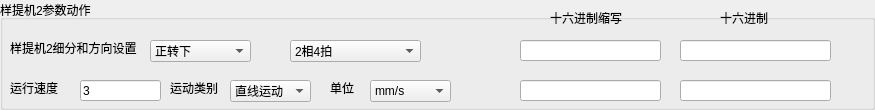
  <widget class="QGroupBox" name="groupBox_2">
   <property name="geometry">
    <rect>
     <x>10</x>
     <y>210</y>
     <width>875</width>
     <height>110</height>
    </rect>
   </property>
   <property name="title">
    <string>样提机2参数动作</string>
   </property>
   <widget class="QLineEdit" name="hexOmitLineEdit_4">
    <property name="geometry">
     <rect>
      <x>520</x>
      <y>40</y>
      <width>141</width>
      <height>21</height>
     </rect>
    </property>
    <property name="readOnly">
     <bool>true</bool>
    </property>
   </widget>
   <widget class="QLabel" name="label_7">
    <property name="geometry">
     <rect>
      <x>720</x>
      <y>10</y>
      <width>51</width>
      <height>16</height>
     </rect>
    </property>
    <property name="text">
     <string>十六进制</string>
    </property>
   </widget>
   <widget class="QLineEdit" name="hexLineEdit_4">
    <property name="geometry">
     <rect>
      <x>680</x>
      <y>40</y>
      <width>151</width>
      <height>21</height>
     </rect>
    </property>
    <property name="text">
     <string/>
    </property>
    <property name="readOnly">
     <bool>true</bool>
    </property>
   </widget>
   <widget class="QLabel" name="label_8">
    <property name="geometry">
     <rect>
      <x>550</x>
      <y>10</y>
      <width>81</width>
      <height>16</height>
     </rect>
    </property>
    <property name="text">
     <string>十六进制缩写</string>
    </property>
   </widget>
   <widget class="QLabel" name="label_9">
    <property name="geometry">
     <rect>
      <x>10</x>
      <y>40</y>
      <width>131</width>
      <height>16</height>
     </rect>
    </property>
    <property name="text">
     <string>样提机2细分和方向设置</string>
    </property>
   </widget>
   <widget class="QComboBox" name="directionComboBox_2">
    <property name="geometry">
     <rect>
      <x>150</x>
      <y>40</y>
      <width>101</width>
      <height>22</height>
     </rect>
    </property>
    <item>
     <property name="text">
      <string>正转下</string>
     </property>
    </item>
    <item>
     <property name="text">
      <string>反转上</string>
     </property>
    </item>
   </widget>
   <widget class="QComboBox" name="subdivisionComboBox_2">
    <property name="geometry">
     <rect>
      <x>290</x>
      <y>40</y>
      <width>131</width>
      <height>22</height>
     </rect>
    </property>
    <item>
     <property name="text">
      <string>2相4拍</string>
     </property>
    </item>
    <item>
     <property name="text">
      <string>2细分</string>
     </property>
    </item>
    <item>
     <property name="text">
      <string>4细分</string>
     </property>
    </item>
    <item>
     <property name="text">
      <string>8细分</string>
     </property>
    </item>
   </widget>
   <widget class="QLineEdit" name="hexOmitLineEdit_5">
    <property name="geometry">
     <rect>
      <x>520</x>
      <y>80</y>
      <width>141</width>
      <height>21</height>
     </rect>
    </property>
    <property name="text">
     <string/>
    </property>
    <property name="readOnly">
     <bool>true</bool>
    </property>
   </widget>
   <widget class="QLineEdit" name="hexLineEdit_5">
    <property name="geometry">
     <rect>
      <x>680</x>
      <y>80</y>
      <width>151</width>
      <height>21</height>
     </rect>
    </property>
    <property name="text">
     <string/>
    </property>
    <property name="readOnly">
     <bool>true</bool>
    </property>
   </widget>
   <widget class="QComboBox" name="unitComboBox_2">
    <property name="geometry">
     <rect>
      <x>370</x>
      <y>80</y>
      <width>81</width>
      <height>22</height>
     </rect>
    </property>
    <item>
     <property name="text">
      <string>mm/s</string>
     </property>
    </item>
    <item>
     <property name="text">
      <string>mm/min</string>
     </property>
    </item>
    <item>
     <property name="text">
      <string>mm/H</string>
     </property>
    </item>
   </widget>
   <widget class="QLabel" name="label_40">
    <property name="geometry">
     <rect>
      <x>330</x>
      <y>80</y>
      <width>31</width>
      <height>16</height>
     </rect>
    </property>
    <property name="text">
     <string>单位</string>
    </property>
   </widget>
   <widget class="QLineEdit" name="velocityLineEdit_2">
    <property name="geometry">
     <rect>
      <x>80</x>
      <y>80</y>
      <width>81</width>
      <height>21</height>
     </rect>
    </property>
    <property name="text">
     <string>3</string>
    </property>
   </widget>
   <widget class="QLabel" name="label_41">
    <property name="geometry">
     <rect>
      <x>170</x>
      <y>80</y>
      <width>51</width>
      <height>16</height>
     </rect>
    </property>
    <property name="text">
     <string>运动类别</string>
    </property>
   </widget>
   <widget class="QLabel" name="label_42">
    <property name="geometry">
     <rect>
      <x>10</x>
      <y>80</y>
      <width>51</width>
      <height>16</height>
     </rect>
    </property>
    <property name="text">
     <string>运行速度</string>
    </property>
   </widget>
   <widget class="QComboBox" name="typeComboBox_2">
    <property name="geometry">
     <rect>
      <x>230</x>
      <y>80</y>
      <width>81</width>
      <height>22</height>
     </rect>
    </property>
    <item>
     <property name="text">
      <string>直线运动</string>
     </property>
    </item>
    <item>
     <property name="text">
      <string>圆周运动</string>
     </property>
    </item>
   </widget>
  </widget>
